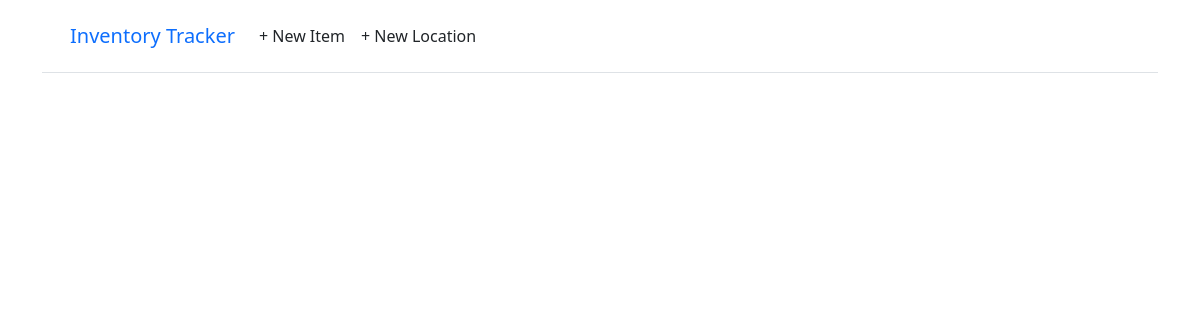
The page /items/location/list on the database as committed earlier.
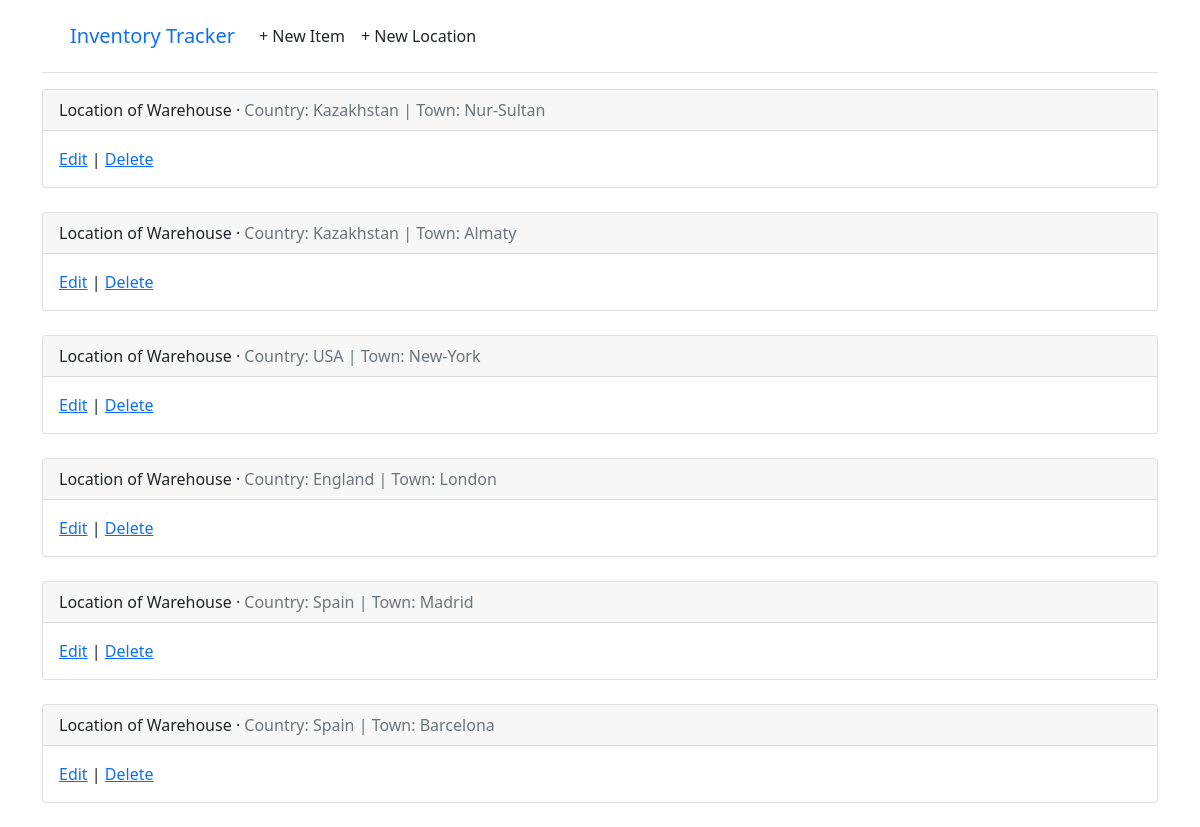
The same page on the database as committed later.
### items/models.py (models this page shows, shortened)
class Warehouse(models.Model):
    country = models.CharField(max_length=250)
    town = models.CharField(max_length= 250)

### items/views.py (the view)
# urls.py: path('location/list', LocationListView.as_view(), name ='location_list'),
class LocationListView(ListView):
    model = Warehouse
    template_name = 'location_list.html'

### templates/location_list.html (shortened to what this page needs)
{% extends "base.html" %}
{% block content %}
{% for warehouse in warehouse_list %}
  <div class="card">
    <div class="card-header">
      <span class="font-weight-bold">Location of Warehouse</span> &middot;
      <span class="text-muted"> Country: {{ warehouse.country }} |
      Town: {{ warehouse.town }}</span>
    </div>
    <div class="card-body">
        <a href="{% url 'location_edit' warehouse.pk %}">Edit</a> |
        <a href="{% url 'location_delete' warehouse.pk %}">Delete</a>
    </div>
  </div>
  <br />
{% endfor %}
{% endblock content %}

Rows that differ between the two databases and show on the page:
added Warehouse: country "Kazakhstan", town "Nur-Sultan"
added Warehouse: country "Kazakhstan", town "Almaty"
added Warehouse: country "USA", town "New-York"
added Warehouse: country "England", town "London"
added Warehouse: country "Spain", town "Madrid"
added Warehouse: country "Spain", town "Barcelona"
